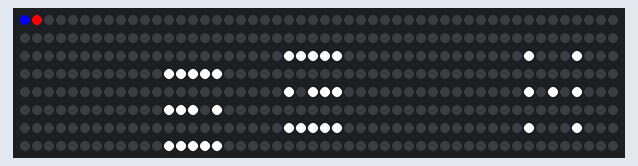
Recording of a sketch running on a simulated ESP8266 (NodeMCU). Shown: 400 RGB LEDs in strip order, left to right, continuing on the next row. WiFi joins after 1.5 s; servers stay silent unless stated; colours are those a GRB WS2812 strip shows for the declared byte order.

Above: at 2.1 s.

The sketch:

fairy_matrix_tmp2.ino
```cpp
#define FASTLED_INTERRUPT_RETRY_COUNT 0
#include <ESP8266WiFi.h>
#include <WiFiUdp.h>
#include <FastLED.h>
#include "Font.h"

/////////////////////////////////////////////////////////////////////////////////
// Defines & Global variables
/////////////////////////////////////////////////////////////////////////////////
#define DEBUG false
/*
 * TMP2.NET Packet structure values
 * The Packet structure is build up like followed:
 * [0] Packet start byte --> should always be 0xC9 to be a TMP2.NET packet
 * [1] Packet Type --> Can be Data frame, Command or Requested response
 * [2] Frame size high byte
 * [3] Frame size low byte
 * [4] Packet number --> So you can chain multiple packets together
 * [5] Number of packets --> So you know how many to expect
 * [6 ...] Data --> The matrix data, with max length of 1490 byte
 * [x] Packet end byte --> should always be 0x36 to end the packet
 */
#define TMP2_START_BYTE         0x9C
#define TMP2_END_BYTE           0x36
#define TMP2_DATA_FRAME         0xDA
#define TMP2_COMMAND            0xC0
#define TMP2_REQUESTED_RESPONSE 0xAA
#define TMP2_HEADER_SIZE        6
#define TMP2_LISTENING_PORT     65506
// Additional Wifi values
#define WIFINAME                "pixel_network"
#define PASSPHRASE              "pixelMadness+200"
WiFiUDP Udp;

/*
 * Led curtain global variables
 */
#define CURTAIN_LENGTH 20                                // this assumes the curtain is square, if not, sorry!!!
#define CURTAIN_SIZE   (CURTAIN_LENGTH * CURTAIN_LENGTH) // total amount of leds
#define LED_PIN        D4                                // The Pin the curtain is connected to
CRGB    leds[CURTAIN_SIZE];

/*
 * global calculated values for the script
 */
int tmpPacketSize = (CURTAIN_SIZE*3) + TMP2_HEADER_SIZE + 1; // any value lower than 1500 is safe

/*
 * Draw variables
 */
Font font; // class Font for use in drawing numbers and letters 5x5 resolution

/////////////////////////////////////////////////////////////////////////////////
// WIFI & TMP2 & UDP functions
/////////////////////////////////////////////////////////////////////////////////
void receiveTMP2Package(){
   byte packet[tmpPacketSize];
  //test if a packet has been recieved
  if (Udp.parsePacket() > 0) {
    //read-in packet and get length
    int len = Udp.read(packet, tmpPacketSize);
    Udp.flush();  //discard unread bytes
    if(len < 1){ return; } //test for empty packet
    //if(DEBUG){ Serial.println(packet[0], HEX); }
    if(packet[0] == TMP2_START_BYTE && packet[tmpPacketSize-1] == TMP2_END_BYTE){
      int pcnt = TMP2_HEADER_SIZE;
      for(int n = 0; n < CURTAIN_SIZE; n++){
        leds[n] = CRGB(packet[pcnt++], packet[pcnt++], packet[pcnt++]);
      }
      FastLED.show();
    }
  }
}

void StartWifiAndUDP(){
  int status = WL_IDLE_STATUS;
  setWifiStatusLed(status);
  WiFi.begin(WIFINAME, PASSPHRASE);
  while ( status != WL_CONNECTED) {
    delay(1000);
    if(DEBUG){
      Serial.print("Attempting to connect to network, SSID: ");
      Serial.println(WIFINAME);
    }
    status = WiFi.status();
    setWifiStatusLed(status);
  }
  if(DEBUG){
    Serial.print("Connection made on IP: ");
    Serial.println(WiFi.localIP());
  }
  drawIP(); // show IP on the led screen
  Udp.begin(TMP2_LISTENING_PORT);
}

void setWifiStatusLed(int status){
  if(status == WL_IDLE_STATUS){
    leds[1] = CRGB(255,0,0);
  } else if(status ==  WL_CONNECTED){
    leds[1] = CRGB(0,255,0);
  }
  FastLED.show();
}

/////////////////////////////////////////////////////////////////////////////////
// Draw functions
/////////////////////////////////////////////////////////////////////////////////
void drawPoint(uint8_t x, uint8_t y, CRGB color){
  if(x>=0 && y>=0 && x<CURTAIN_LENGTH && y<CURTAIN_LENGTH){
    int location =  400 - (x*CURTAIN_LENGTH) + y;
    leds[location] = color;
  }
}

void drawLetter(uint8_t x, uint8_t y, char letter5, CRGB color){
  uint16_t letter = font.getLetter5(letter5);
  uint8_t  cy;
  uint8_t  cx;
  for(cy=0; cy<5;cy++){
    for(cx=0;cx<3;cx++){
      uint8_t index = 15-((cy*3)+cx+1);
      drawPoint(x+cx,y+cy, (((letter >> index) & 1) == 1)?color:CRGB(0,0,0));
    }
  }
}

void drawNumber(uint8_t num, uint8_t x, uint8_t y){
  String number = String(num);
  while(number.length() < 3){
    number = String("0" + number);
  }
  for(uint8_t i=0;i<number.length();i++){
    drawLetter((i*5)+x, y,number.charAt(i),CRGB(255,255,255));
  }
}

void drawIP(){
  IPAddress ip = WiFi.localIP();
  drawNumber(ip[3], 2, 2);
  FastLED.show();
}

/////////////////////////////////////////////////////////////////////////////////
// ARDUINO LOGIC
/////////////////////////////////////////////////////////////////////////////////

void setupDebug(){
  if(DEBUG){
    Serial.begin(9600);
    // indicate to first led if Debug is on or off
    leds[0] = CRGB(0,255,0); // green for ON
  } else {
    leds[0] = CRGB(0,0,255); // blue for OFF
  }
  FastLED.show();
}

void setup() {
  FastLED.addLeds<WS2812, LED_PIN, RGB>(leds, CURTAIN_SIZE);
  FastLED.clear();
  setupDebug();
  StartWifiAndUDP();
}

void loop() {
  receiveTMP2Package();
  delay(1);
}
```

Font.cpp
```cpp
/*
 * Font.cpp
 *
 *  Created on: 14 jul. 2016
 *      Author: wvanvliet
 */

#include "Font.h"


Font::Font() {
	fillLetters5();
}

void Font::fillLetters5(void){
	uint8_t counter = 0;
	addLetter5('0', 0b0111101101101111, counter++);
	addLetter5('1', 0b0010110010010111, counter++);
	addLetter5('2', 0b0111001111100111, counter++);
	addLetter5('3', 0b0111001011001111, counter++);
	addLetter5('4', 0b0101101111001001, counter++);
	addLetter5('5', 0b0111100111001111, counter++);
	addLetter5('6', 0b0111100111101111, counter++);
	addLetter5('7', 0b0111001001001001, counter++);
	addLetter5('8', 0b0111101111101111, counter++);
	addLetter5('9', 0b0111101111001111, counter++); // 10
	addLetter5('A', 0b0010101111101101, counter++);
	addLetter5('B', 0b0110101110101110, counter++);
	addLetter5('C', 0b0011100100100011, counter++);
	addLetter5('D', 0b0110101101101110, counter++);
	addLetter5('E', 0b0111100111100111, counter++);
	addLetter5('F', 0b0111100111100100, counter++);
	addLetter5('G', 0b0011100111101011, counter++);
	addLetter5('H', 0b0101101111101101, counter++);
	addLetter5('I', 0b0111010010010111, counter++);
	addLetter5('J', 0b0001001001101010, counter++); // 20
	addLetter5('K', 0b0101101110101101, counter++);
	addLetter5('L', 0b0100100100100111, counter++);
	addLetter5('M', 0b0101111111101101, counter++);
	addLetter5('N', 0b0101111111111101, counter++);
	addLetter5('O', 0b0010101101101010, counter++);
	addLetter5('P', 0b0110101110100100, counter++);
	addLetter5('Q', 0b0010101101111011, counter++);
	addLetter5('R', 0b0110101111110101, counter++);
	addLetter5('S', 0b0011100010001110, counter++);
	addLetter5('T', 0b0111010010010010, counter++); // 30
	addLetter5('U', 0b0101101101101011, counter++);
	addLetter5('V', 0b0101101101010010, counter++);
	addLetter5('W', 0b0101101111111101, counter++);
	addLetter5('X', 0b0101101010101101, counter++);
	addLetter5('Y', 0b0101101010010010, counter++);
	addLetter5('Z', 0b0111001010100111, counter++);
	addLetter5(' ', 0b0000000000000000, counter++);
	addLetter5('.', 0b0000000000000010, counter++);
	addLetter5(':', 0b0000010000000010, counter++);
	addLetter5('!', 0b0010010010000010, counter++); // 40
	addLetter5('*', 0b0101010111010101, counter++);
	addLetter5('/', 0b0000001010100000, counter++);
}

void Font::addLetter5(char _index, uint16_t _value, uint8_t counter){
	Letter5 tmp;
	tmp.index = _index;
	tmp.value = _value;
	letters5[counter] = tmp;
}

uint16_t Font::getLetter5(char letter){
	for(uint8_t i=0;i<42;i++){
		if(letters5[i].index == letter){
			return letters5[i].value;
		}
	}
	return 0b0000000000000000;
}

Font::~Font() {
	// TODO Auto-generated destructor stub
}
```

Font.h
```cpp
/*
 * Font.h
 *
 *  Created on: 14 jul. 2016
 *      Author: wvanvliet
 */
#include "Arduino.h"

#ifndef FONT_H_
#define FONT_H_

class Font {
public:
	Font();
	virtual ~Font();
	uint16_t
			getLetter5(char letter);

private:
	void
		fillLetters5(void),
		addLetter5(char _index, uint16_t _value, uint8_t counter);


	struct Letter5{
		char index;
		uint16_t value;
	};
	Letter5 letters5[42];
};

#endif /* FONT_H_ */
```
